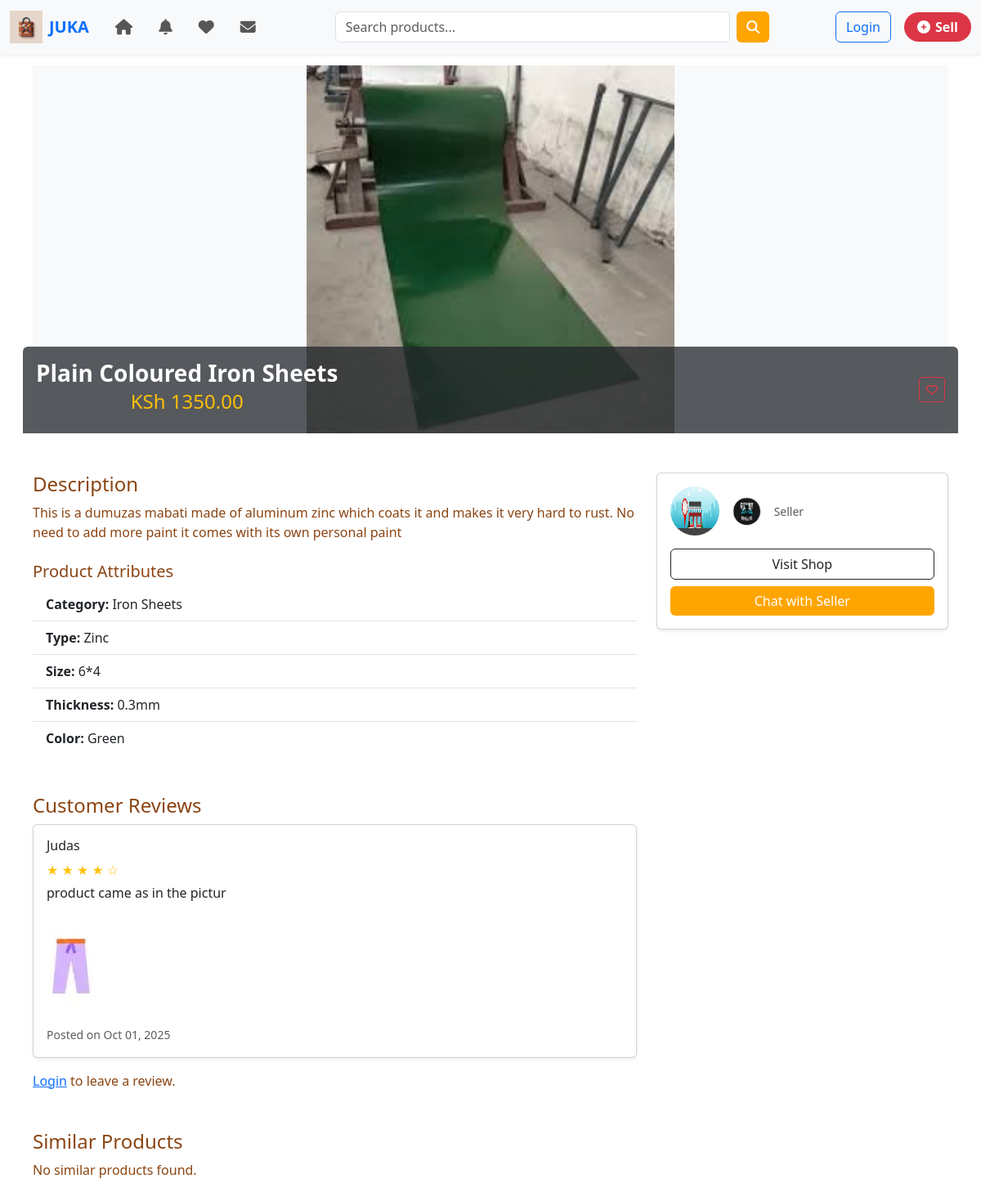
Page /products/products/6/ on the committed database.
### sellers/models.py (models this page shows, shortened)
class Advert(models.Model):
    shop = models.ForeignKey(
        Shop,
        related_name='adverts',
        on_delete=models.CASCADE
    )
    seller = models.ForeignKey(settings.AUTH_USER_MODEL, on_delete=models.CASCADE)
    title = models.CharField(max_length=255)
    description = models.TextField(blank=True)
    category = models.ForeignKey("categories.Category", related_name="adverts", on_delete=models.CASCADE)
    price = models.DecimalField(max_digits=10, decimal_places=2)
    type = models.CharField(max_length=50, blank=True, null=True)
    size = models.CharField(max_length=50, blank=True, null=True)
    thickness = models.CharField(max_length=20, blank=True, null=True)
    color = models.CharField(max_length=50, blank=True, null=True)
    weight = models.CharField(max_length=50, blank=True, null=True)  # <-- new
    shape = models.CharField(max_length=50, blank=True, null=True)
    image = models.ImageField(upload_to="adverts/")
    created_at = models.DateTimeField(auto_now_add=True)
    attributes = models.TextField(blank=True, null=True)  # freeform attributes
    active = models.BooleanField(default=True)  # Active or Draft

class ShopImage(models.Model):
    shop = models.ForeignKey("Shop", related_name="images", on_delete=models.CASCADE)
    image = models.ImageField(upload_to="shops/")

class Shop(models.Model):
    seller = models.OneToOneField(
        settings.AUTH_USER_MODEL,
        on_delete=models.CASCADE,
        related_name='shop'
    )
    shop_name = models.CharField(max_length=255)
    description = models.TextField(blank=True, null=True)
    location = models.CharField(max_length=255, blank=True, null=True)  # e.g., "Nairobi, Kenya"
    logo = models.ImageField(upload_to="shops/logos/", blank=True, null=True)
    banner = models.ImageField(upload_to="shops/banners/", blank=True, null=True)
    email = models.EmailField(blank=True, null=True)
    phone = models.CharField(max_length=20, blank=True, null=True)
    address = models.CharField(max_length=255, blank=True, null=True)
    delivery_areas = models.TextField(blank=True, null=True, help_text="List of areas served (comma separated)")
    payment_number = models.CharField(max_length=50, blank=True, null=True, help_text="Mpesa / Mobile Money")
    bank_account = models.CharField(max_length=100, blank=True, null=True)
    refund_policy = models.TextField(blank=True, null=True)
    delivery_policy = models.TextField(blank=True, null=True)
    active = models.BooleanField(default=True)
    notify_on_order = models.BooleanField(default=True)
    created_at = models.DateTimeField(auto_now_add=True)
    rank = models.CharField(
        max_length=20,
        choices=[("hustler", "Hustler"), ("verified", "Verified"), ("pro", "Pro")],
        default="hustler"
    )

### categories/models.py (models this page shows, shortened)
class Category(models.Model):
    name = models.CharField(max_length=255)
    slug = models.SlugField(max_length=120, unique=True, blank=True)

### customers/models.py (models this page shows, shortened)
class Review(models.Model):
    advert = models.ForeignKey(Advert, on_delete=models.CASCADE, related_name="reviews")
    user = models.ForeignKey(settings.AUTH_USER_MODEL, on_delete=models.CASCADE)
    rating = models.PositiveSmallIntegerField(
        default=5,
        validators=[MinValueValidator(1), MaxValueValidator(5)]
    )
    comment = models.TextField(blank=True)
    image = models.ImageField(upload_to="review_images/", blank=True, null=True)
    created_at = models.DateTimeField(auto_now_add=True)
    class Meta:
        ordering = ['-created_at']

### accounts/models.py (models this page shows, shortened)
class CustomUser(AbstractUser):
    ROLE_CHOICES = (
        ('buyer', 'Buyer'),
        ('seller', 'Seller'),
    )
    role = models.CharField(max_length=10, choices=ROLE_CHOICES, default='buyer')
    phone_number = models.CharField(max_length=15, blank=True, null=True)

### products/views.py (the view)
# urls.py: path('products/<int:advert_id>/', views.product_detail, name='product_detail'),
def product_detail(request, advert_id):
    advert = get_object_or_404(Advert, id=advert_id)
    reviews = advert.reviews.all()  # thanks to related_name in model
    form = ReviewForm()
    variants = advert.variants.all()
    return render(request, "product_detail.html", {
        "advert": advert,
        "reviews": reviews,
        "form": form,
        "variants": variants,
    })

### customers/forms.py
class ReviewForm(forms.ModelForm):
    class Meta:
        model = Review
        fields = ['rating', 'comment', 'image']
        widgets = {
            'rating': forms.Select(choices=[(i, "★" * i) for i in range(1, 6)]),
            'comment': forms.Textarea(attrs={'rows': 3, 'placeholder': 'Write your review...'})
        }

### JUKA/context_processors.py (called while the page is built)
def categories_processor(request):
    return {
        "categories": Category.objects.all()
    }

def saved_items(request):
    saved_ids = set()
    if request.user.is_authenticated:
        saved_ids = set(SavedItem.objects.filter(user=request.user).values_list("advert_id", flat=True))
    return {'user_saved_ids': saved_ids}

def unread_counts(request):
    if request.user.is_authenticated:
        unread_messages = Message.objects.filter(
            receiver=request.user,
            is_read=False
        ).count()
        unread_notifications = Notification.objects.filter(
            user=request.user,
            is_read=False
        ).count()
    else:
        unread_messages = 0
        unread_notifications = 0
    return {
        'unread_messages': unread_messages,
        'unread_notifications': unread_notifications,
    }

### products/templates/product_detail.html (shortened to what this page needs)
{% extends "base.html" %}
{% block content %}
<div class="product-hero position-relative text-center mb-5">
    {% if variants.exists %}
    <div id="productCarousel" class="carousel slide" data-bs-ride="carousel">
        <div class="carousel-inner">
            <div class="carousel-item active">
                <img src="{{ advert.image.url }}"
                     class="img-fluid w-100"
                     alt="{{ advert.title }}"
                     style="max-height: 450px; object-fit: contain; background:#f8f9fa;">
            </div>
            {% for variant in variants %}
            <div class="carousel-item">
                <img src="{{ variant.image.url }}"
                     class="img-fluid w-100"
                     alt="{{ advert.title }} - {{ variant.color }} {{ variant.type }}"
                     style="max-height: 450px; object-fit: contain; background:#f8f9fa;">
            </div>
            {% endfor %}
        </div>
        <button class="carousel-control-prev" type="button" data-bs-target="#productCarousel"
                data-bs-slide="prev">
            <span class="carousel-control-prev-icon bg-dark rounded-circle p-2"></span>
        </button>
        <button class="carousel-control-next" type="button" data-bs-target="#productCarousel"
                data-bs-slide="next">
            <span class="carousel-control-next-icon bg-dark rounded-circle p-2"></span>
        </button>
    </div>
    {% else %}
    <img src="{{ advert.image.url }}"
         class="img-fluid w-100"
         alt="{{ advert.title }}"
         style="max-height: 450px; object-fit: contain; background:#f8f9fa;">
    {% endif %}
    <div class="hero-overlay position-absolute bottom-0 start-50 translate-middle-x
                text-white bg-dark bg-opacity-75 p-3 rounded-top w-100">
        <div class="d-flex justify-content-between align-items-center">
            <div>
                <h3 class="fw-bold mb-1">{{ advert.title }}</h3>
                <h4 class="text-warning">KSh {{ advert.price }}</h4>
            </div>
            <div class="d-flex gap-2">
                {% if user.is_authenticated %}
                {% if advert.id in user_saved_ids %}
                <a href="{% url 'save_item' advert.id %}" class="btn btn-sm btn-outline-danger">
                    <i class="fas fa-heart text-danger"></i>
                </a>
                {% else %}
                <a href="{% url 'save_item' advert.id %}" class="btn btn-sm btn-outline-danger">
                    <i class="far fa-heart"></i>
                </a>
                {% endif %}
                {% else %}
                <a href="{% url 'save_item' advert.id %}"
                   class="btn btn-sm btn-outline-danger require-login"
                   data-bs-toggle="modal"
                   data-bs-target="#loginModal">
                    <i class="far fa-heart"></i>
                </a>
                {% endif %}
            </div>
        </div>
    </div>
</div>
<div class="container">
    <div class="row g-4">
        <div class="col-md-8">
            <h4>Description</h4>
            <p>{{ advert.description }}</p>
            <h5 class="mt-4">Product Attributes</h5>
            <ul class="list-group list-group-flush">
                <li class="list-group-item"><strong>Category:</strong> {{ advert.category.name }}</li>
                {% if advert.type %}
                <li class="list-group-item"><strong>Type:</strong> {{ advert.type }}</li>
                {% endif %}
                {% if advert.size %}
                <li class="list-group-item"><strong>Size:</strong> {{ advert.size }}</li>
                {% endif %}
                {% if advert.thickness %}
                <li class="list-group-item"><strong>Thickness:</strong> {{ advert.thickness }}</li>
                {% endif %}
                {% if advert.color %}
                <li class="list-group-item"><strong>Color:</strong> {{ advert.color }}</li>
                {% endif %}
            </ul>
            <div class="mt-5">
                <h4>Customer Reviews</h4>
                {% if reviews %}
                {% for review in reviews %}
                <div class="card mb-3 shadow-sm">
                    <div class="card-body d-flex justify-content-between align-items-start">
                        <div>
                            <h6 class="card-title">{{ review.user.username }}</h6>
                            <p class="text-warning mb-1">
                                {% for star in "12345"|make_list %}
                                {% if forloop.counter <= review.rating %} ★ {% else %} ☆ {% endif %}
                                {% endfor %}
                            </p>
                            <p class="card-text">{{ review.comment }}</p>
                            {% if review.image %}
                            <div class="mb-2">
                                <img src="{{ review.image.url }}"
                                     alt="Review Image"
                                     style="max-width: 150px; border-radius: 8px;">
                            </div>
                            {% endif %}
                            <small class="text-muted">Posted on {{ review.created_at|date:"M d, Y" }}</small>
                        </div>
                    </div>
                </div>
                {% endfor %}
                {% else %}
                <p>No reviews yet. Be the first to review this product!</p>
                {% endif %}
                {% if user.is_authenticated %}
                <form method="post" action="{% url 'add_review' advert.id %}" enctype="multipart/form-data"
                      class="mt-4">
                    {% csrf_token %}
                    {{ form.as_p }}
                    <button type="submit" class="btn btn-primary">Submit Review</button>
                </form>
                {% else %}
                <p><a href="{% url 'account_login' %}">Login</a> to leave a review.</p>
                {% endif %}
            </div>
            <div class="mt-5">
                <h4>Similar Products</h4>
                <div class="row">
                    {% for product in similar_products %}
                    <div class="col-md-4 mb-3">
                        <div class="card h-100">
                            <img src="{{ product.image.url }}" class="card-img-top" alt="{{ product.title }}">
                            <div class="card-body text-center">
                                <h6 class="card-title">{{ product.title }}</h6>
                                <p class="text-danger">KSh {{ product.price }}</p>
                                <a href="{% url 'product_detail' product.id %}"
                                   class="btn btn-sm btn-outline-primary">View</a>
                            </div>
                        </div>
                    </div>
                    {% empty %}
                    <p>No similar products found.</p>
                    {% endfor %}
                </div>
            </div>
        </div>
        <div class="col-md-4">
            <div class="card shadow-sm p-3">
                <div class="d-flex align-items-center">
                    {% with advert.seller.shop.images.first as shop_image %}
                    {% if shop_image %}
                    <img src="{{ shop_image.image.url }}"
                         class="rounded-circle me-3" width="60" height="60"
                         alt="{{ advert.seller.shop_name }}">
                    {% else %}
                    <div class="rounded-circle bg-secondary me-3"
                         style="width:60px;height:60px;display:flex;align-items:center;justify-content:center;color:white;font-weight:bold;">
                        {{ advert.seller.shop_name|slice:":1" }}
                    </div>
                    {% endif %}
                    {% endwith %}
                    <div class="d-flex align-items-center ">
                        {% if advert.seller.shop.logo %}
                        <img src="{{ advert.seller.shop.logo.url }}"
                             class="rounded-circle me-3 border"
                             width="35" height="35" alt="{{ advert.seller.shop.shop_name }}">
                        {% else %}
                        <div class="rounded-circle bg-secondary me-3"
                             style="width:35px;height:35px;display:flex;align-items:center;justify-content:center;color:white;font-weight:bold;">
                            {{ advert.seller.shop.shop_name|slice:":1" }}
                        </div>
                        {% endif %}
                    </div>
                    <div>
                        <small class="text-muted">Seller</small>
                    </div>
                </div>
                <a href="{% url 'my_shop' seller_id=advert.seller.sellerprofile.id %}"
                   class="btn btn-outline-dark mt-3 w-100">Visit Shop</a>
                {% if user.is_authenticated %}
                <a href="{% url 'conversation' advert.seller.id advert.id %}"
                   class="btn btn-primary mt-2 w-100">
                    Chat with Seller
                </a>
                {% else %}
                <a href="{% url 'conversation' advert.seller.id advert.id %}"
                   class="btn btn-primary mt-2 w-100 require-login"
                   data-bs-toggle="modal"
                   data-bs-target="#loginModal">
                    Chat with Seller
                </a>
                {% endif %}
            </div>
        </div>
    </div>
</div>
{% endblock %}

### static/main.css (style rules this page uses)
body { padding-top: 70px; width: 100%; max-width: 100%; font-family: 'Segoe UI', Arial, sans-serif; overflow-x: hidden; }
:root { --orange: #FFA500; --yellow: #FFD700; --brown: #8B4513; --white: #ffffff; }
body { background-color: var(--white); color: var(--brown); }
.btn-primary { background-color: var(--orange); border: none; }

### rows in the picture
Advert: image (picture), title "Plain Coloured Iron Sheets", price "1350.00", description "This is a dumuzas mabati made of aluminum zinc which coats it and makes it very hard to rust. No need to add more paint it comes with its own personal paint", category.name "Iron Sheets", type "Zinc", size "6*4", thickness "0.3mm", color "Green", seller.shop.logo (picture)
Review: user.username "Judas", rating 4 (drawn), comment "product came as in the pictur", image (picture), created_at "Oct 01, 2025"
ShopImage: image (picture)
